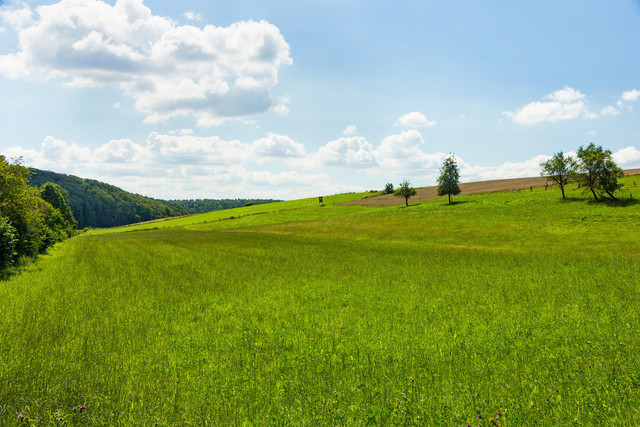
#> input picture no_flood_images/Image/no_12.jpg, 640 x 427 px; its folder holds 4 pictures in this run
$ jupyter execute --allow-errors data_noFlood_augmentation_yolo.ipynb
#> lines starting #> are read from the running program, lines starting #| are printed output that depends on the picture
Laden der Daten von Kaggle und die eigene `no_flood_images`

[cell 1]
from pathlib import Path
from PIL import Image, UnidentifiedImageError
import numpy as np
import os

no_flood_image_dir = Path("no_flood_images/Image")
no_flood_mask_out_dir = no_flood_image_dir / "masks"
no_flood_label_out_dir = no_flood_image_dir / "labels"

no_flood_mask_out_dir.mkdir(parents=True, exist_ok=True)
no_flood_label_out_dir.mkdir(parents=True, exist_ok=True)

IMG_HEIGHT, IMG_WIDTH = 224, 224

def load_no_flood_data():
    images, masks = [], []
    for img_file in sorted(no_flood_image_dir.glob("*.jpg")):
        try:
            img = Image.open(img_file).resize((IMG_WIDTH, IMG_HEIGHT)).convert("RGB")
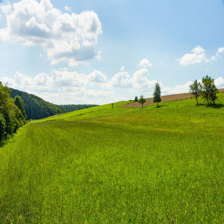
#> img: PIL image 224x224 RGB; mean R, G, B 143.2, 165.1, 108.6
        except UnidentifiedImageError:
            print(f"Skipped invalid image: {img_file.name}")
            continue
        images.append(np.array(img))
        masks.append(np.zeros((IMG_HEIGHT, IMG_WIDTH), dtype=np.uint8))  # empty mask
    return images, masks

no_flood_images, no_flood_masks = load_no_flood_data()
#> no_flood_images = 1 item; no_flood_masks = 1 item

### Data augmentation

Die Daten wurde erweitert durch folgende techniken:
- flipping
- cropping
- rotation
- brightness adjustment

Ich habe dafür die [Albumentations](https://albumentations.ai/docs/) Bibliothek verwendet.

Ich hab mich gegen "coarse dropout" entschieden, weil es unrealistsch ist, denke ich. Man bekommt nicht ein Foto, an dem ein Teil fehlt. Aber vielleicht, ist es Sinnvoll.

#### Für die Unterscheidung von Himmel und Wasser zusätzlich noch ergänzt:

Also um mit überbelichteten und kontrastarmen Bildern besser umzugehen:
- `gamma_aug`: Gamma-Korrektur RandomGamma(gamma_limit=(80, 120))

RandomGamma verstärkt und verändert Kontrast und Helligkeit auf nicht-lineare Weise.

[cell 2]
import albumentations as A
import os
from pathlib import Path
import cv2
import numpy as np


def augment(images, masks):
    augmented_images = []
    augmented_masks = []

    for img, msk in zip(images, masks):
        augmented_images.append(img)
        augmented_masks.append(msk)

        transforms = [
            A.Resize(height=224, width=224, p=1.0),
            A.GridDistortion(p=1.0, distort_limit=0.6),
            A.OpticalDistortion(p=1.0, distort_limit=1, mode='camera'),
            A.ElasticTransform(p=1.0, alpha=120, sigma=120),
            A.HorizontalFlip(p=1.0),
            A.RandomRotate90(p=1.0),
            A.RandomBrightnessContrast(p=1.0),
            A.GaussianBlur(p=1.0, sigma_limit=(1, 1.5)),
            A.RandomGamma(gamma_limit=(80, 120), p=1.0)
        ]

        for transform in transforms:
            result = transform(image=img, mask=msk)
            augmented_images.append(result['image'])
            augmented_masks.append(result['mask'])
#> this loop made 1 pass
#> after the loop, augmented_images = 1 item; augmented_masks = 1 item

    return augmented_images, augmented_masks

#> (the rest of this cell did not finish here and is left out)


$ run again, on no_flood_images/Image/no_14.jpg
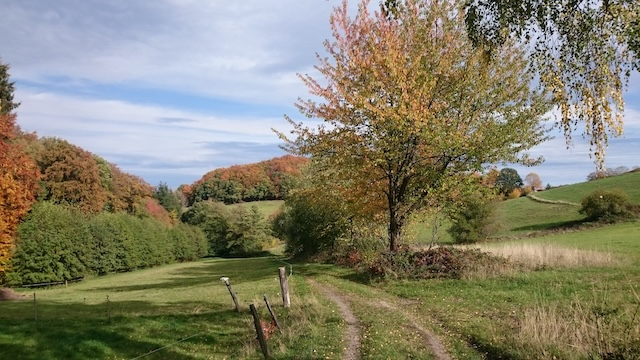
#> input picture no_flood_images/Image/no_14.jpg, 640 x 360 px
#> in load_no_flood_data, `img = Image.open(img_file).resize((IMG_WIDTH, IMG_HEIGHT)).convert("RG..`:
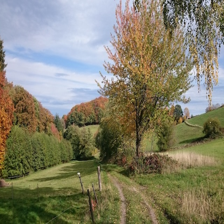
#> img: PIL image 224x224 RGB; mean R, G, B 131.4, 128.4, 107.3
#> no_flood_images = 1 item
#> the loop in augment, `for img, msk in zip(images, masks):` made 1 pass

$ run again, on no_flood_images/Image/no_2.jpg
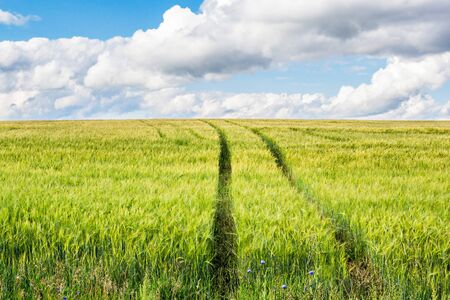
#> input picture no_flood_images/Image/no_2.jpg, 450 x 300 px
#> in load_no_flood_data, `img = Image.open(img_file).resize((IMG_WIDTH, IMG_HEIGHT)).convert("RG..`:
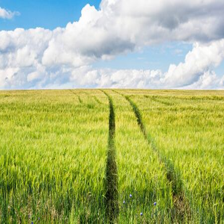
#> img: PIL image 224x224 RGB; mean R, G, B 169.4, 182.6, 121.2
#> no_flood_images = 1 item
#> the loop in augment, `for img, msk in zip(images, masks):` made 1 pass
